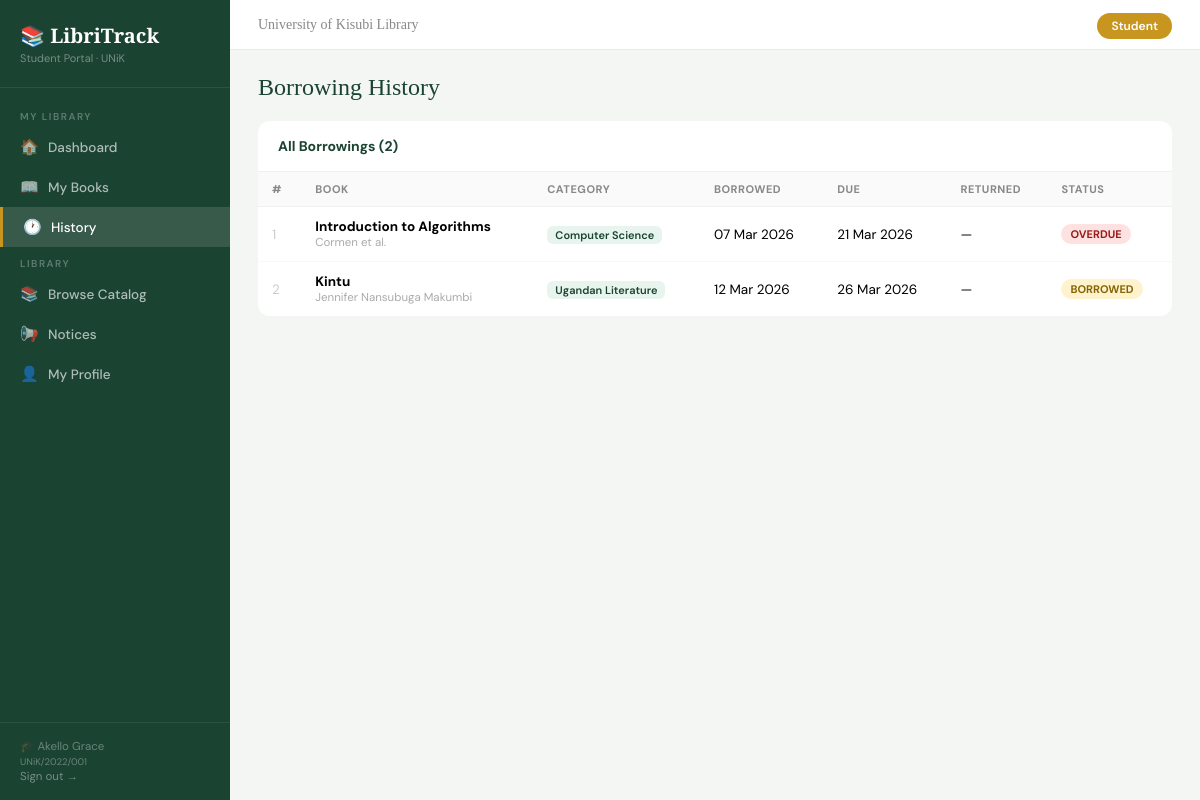
The page /student/history.php (signed in) on the database its author committed.
### tables this page shows
CREATE TABLE borrowings (
    id INT AUTO_INCREMENT PRIMARY KEY,
    student_id INT NOT NULL,
    book_id INT NOT NULL,
    borrow_date DATE NOT NULL,
    due_date DATE NOT NULL,
    return_date DATE DEFAULT NULL,
    status ENUM('borrowed','returned','overdue') DEFAULT 'borrowed',
    FOREIGN KEY (student_id) REFERENCES students(id),
    FOREIGN KEY (book_id) REFERENCES books(id)
);

CREATE TABLE books (
    id INT AUTO_INCREMENT PRIMARY KEY,
    title VARCHAR(255) NOT NULL,
    author VARCHAR(150) NOT NULL,
    isbn VARCHAR(20),
    category VARCHAR(80) NOT NULL,
    copies_total INT DEFAULT 1,
    copies_available INT DEFAULT 1,
    shelf VARCHAR(30),
    description TEXT,
    created_at TIMESTAMP DEFAULT CURRENT_TIMESTAMP
);

### student/history.php (the view, shortened to what this page needs)
<?php
require_once '../includes/config.php';
$sid = $_SESSION['student_id'];
$history = $conn->query("
    SELECT br.*, b.title, b.author, b.category,
           DATEDIFF(CURDATE(), br.due_date) AS days_late
    FROM borrowings br
    JOIN books b ON br.book_id = b.id
    WHERE br.student_id = $sid
    ORDER BY br.id DESC
")->fetch_all(MYSQLI_ASSOC);
include 'partials/header.php';
?>
<div class="page-title">Borrowing History</div>
<div class="card">
    <div class="card-head">All Borrowings (<?= count($history) ?>)</div>
    <?php if (empty($history)): ?>
    <p style="padding:32px;text-align:center;color:#aaa">No borrowing history yet.</p>
    <?php else: ?>
    <table>
        <thead>
            <tr><th>#</th><th>Book</th><th>Category</th><th>Borrowed</th><th>Due</th><th>Returned</th><th>Status</th></tr>
        </thead>
        <tbody>
        <?php foreach ($history as $i => $r):
            $late = ($r['status']==='borrowed' && $r['days_late'] > 0);
            $badge = $late ? 'overdue' : $r['status'];
        ?>
        <tr>
            <td style="color:#ccc"><?= $i+1 ?></td>
            <td><strong><?= htmlspecialchars($r['title']) ?></strong><small><?= htmlspecialchars($r['author']) ?></small></td>
            <td><span style="background:#e8f5ee;color:#1b4332;padding:2px 8px;border-radius:6px;font-size:11px;font-weight:600"><?= htmlspecialchars($r['category']) ?></span></td>
            <td><?= date('d M Y', strtotime($r['borrow_date'])) ?></td>
            <td><?= date('d M Y', strtotime($r['due_date'])) ?></td>
            <td><?= $r['return_date'] ? date('d M Y', strtotime($r['return_date'])) : '—' ?></td>
            <td><span class="badge badge-<?= $badge ?>"><?= ucfirst($badge) ?></span></td>
        </tr>
        <?php endforeach; ?>
        </tbody>
    </table>
    <?php endif; ?>
</div>
<?php include 'partials/footer.php'; ?>

### student/partials/header.php (style rules this page uses)
* { margin: 0; padding: 0; box-sizing: border-box; }
:root { --green: #1b4332; --green2: #2d6a4f; --gold: #c8961e; --sidebar: 230px; }
body { font-family: 'DM Sans', sans-serif; background: #f4f6f4; display: flex; min-height: 100vh; }
.page-title { font-family: 'Playfair Display', serif; font-size: 24px; color: var(--green); margin-bottom: 20px; }
.card { background: #fff; border-radius: 12px; overflow: hidden; }
.card-head { padding: 16px 20px; font-weight: 700; font-size: 14px; border-bottom: 1px solid #f0f0f0; color: var(--green); }
table { width: 100%; border-collapse: collapse; }
th { padding: 10px 14px; text-align: left; font-size: 11px; font-weight: 700; text-transform: uppercase; letter-spacing: .5px; color: #888; background: #fafafa; border-bottom: 1px solid #f0f0f0; }
td { padding: 11px 14px; border-bottom: 1px solid #f8f8f8; font-size: 13.5px; }
td small { color: #aaa; font-size: 11.5px; display: block; }
tr:last-child td { border-bottom: none; }
.badge { display: inline-block; padding: 3px 9px; border-radius: 20px; font-size: 11px; font-weight: 700; text-transform: uppercase; }
.badge-borrowed { background: #fef3cd; color: #856404; }
.badge-overdue { background: #fee2e2; color: #991b1b; }

### rows shown on the page
borrowings: book.title "Introduction to Algorithms", book.author "Cormen et al.", book.category "Computer Science", borrow_date "07 Mar 2026", due_date "21 Mar 2026", badge "OVERDUE"
borrowings: book.title "Kintu", book.author "Jennifer Nansubuga Makumbi", book.category "Ugandan Literature", borrow_date "12 Mar 2026", due_date "26 Mar 2026", badge "BORROWED"

### other values the page prints
$_SESSION['student_name'] "Akello Grace"
$_SESSION['student_number'] "UNiK/2022/001"
count($history) "2"
